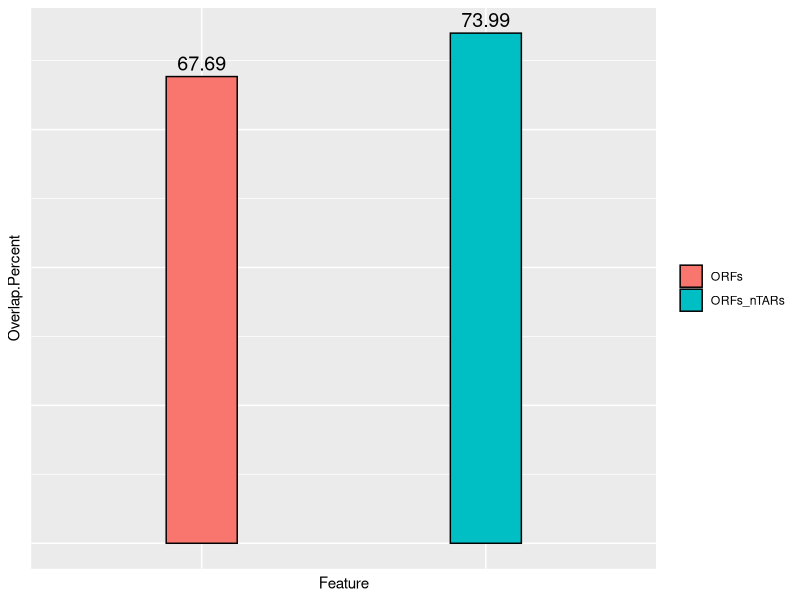

Write R code to recreate this figure.
library("ggplot2")

orfs <- round((28689/42385) * 100, digits = 2)
orfs.ntars <- round((31360/42385) * 100, digits = 2)

overlap.data <- data.frame("Feature" = c("ORFs", "ORFs_nTARs"),
                           "Overlap.Percent" = c(orfs, orfs.ntars))

ggplot(data=overlap.data, aes(x=Feature, y=Overlap.Percent, fill=Feature)) +
  geom_bar(colour="black", stat="identity", width = 0.25) +
  geom_text(aes(label=Overlap.Percent), vjust=-0.4, size=5) +
  theme(axis.text = element_blank(), axis.ticks = element_blank(),
        legend.position="right", legend.title = element_blank())
